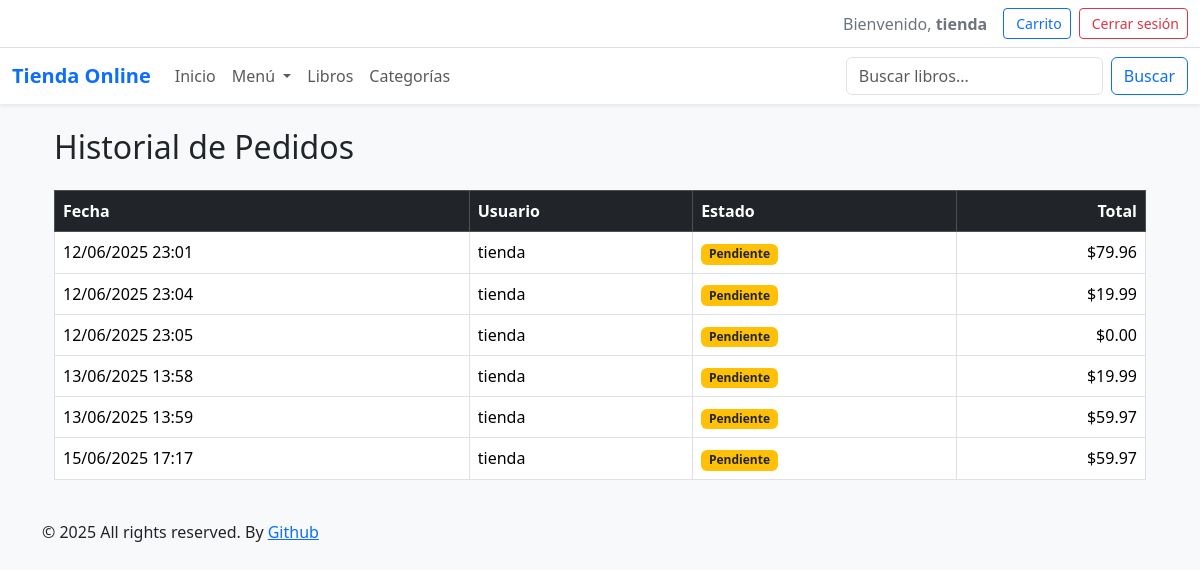
Screenshot of /ventas/historial/ (signed in) with the database file from the repository.
### ventas/models.py (models this page shows, shortened)
class Pedido(models.Model):
    usuario = models.ForeignKey(User, on_delete=models.CASCADE)  # Relación con el usuario
    creado_en = models.DateTimeField(auto_now_add=True)  # Fecha de creación
    estado = models.CharField(max_length=20, default='pendiente')  # Ej: 'pendiente', 'completado', 'cancelado'
    total = models.DecimalField(max_digits=10, decimal_places=2, default=0)  # Total del pedido

### ventas/views.py (the view)
# urls.py: path('historial/', views.historial,name='historial'),
@login_required
def historial(request):
    pedidos = Pedido.objects.filter(usuario=request.user)
    return render(request,'ventas/historial.html',{'pedidos':pedidos})

### templates/ventas/historial.html (shortened to what this page needs)
{% extends 'base/base.html' %}
{% block content %}
<div class="container mt-4">
    <h2 class="mb-4">Historial de Pedidos</h2>
    <div class="table-responsive">
        <table class="table table-hover table-bordered">
            <thead class="table-dark">
                <tr>
                    <th scope="col">Fecha</th>
                    <th scope="col">Usuario</th>
                    <th scope="col">Estado</th>
                    <th scope="col" class="text-end">Total</th>
                </tr>
            </thead>
            <tbody>
                {% for pedido in pedidos %}
                <tr onclick="window.location='{% url 'ventas:detalle_pedido' pedido.id %}';"
                    style="cursor: pointer;"
                    class="hover-row">
                    <td>{{ pedido.creado_en|date:"d/m/Y H:i" }}</td>
                    <td>{{ pedido.usuario }}</td>
                    <td>
                        <span class="badge
                            {% if pedido.estado == 'completado' %}bg-success
                            {% elif pedido.estado == 'pendiente' %}bg-warning text-dark
                            {% elif pedido.estado == 'cancelado' %}bg-danger
                            {% else %}bg-secondary{% endif %}">
                            {{ pedido.estado|title }}
                        </span>
                    </td>
                    <td class="text-end">${{ pedido.total|floatformat:2 }}</td>
                </tr>
                {% empty %}
                <tr>
                    <td colspan="4" class="text-center">No hay pedidos registrados</td>
                </tr>
                {% endfor %}
            </tbody>
        </table>
    </div>
</div>
{% endblock %}

### templates/base/includes/header.html (shortened to what this page needs)
<body data-bs-spy="scroll" data-bs-target="#header" tabindex="0" class="bg-light">
  <div id="header-wrap">
    <div class="py-2 bg-white border-bottom shadow-sm">
      <div class="container-fluid">
        <div class="row">
          <div class="col-md-6 offset-md-6 d-flex justify-content-end align-items-center">
            {% if user.is_authenticated %}
              <span class="me-3 text-secondary">
                Bienvenido, <strong>{{ user.username }}</strong>
              </span>
              <a href="{% url 'ventas:ver_carrito' %}" class="btn btn-outline-primary btn-sm me-2">
                 Carrito
              </a>
              <form action="{% url 'logout' %}" method="post" class="d-inline">
                <button type="submit" class="btn btn-outline-danger btn-sm">
                   Cerrar sesión
                </button>
              </form>
            {% endif %}
          </div>
        </div>
      </div>
    </div>
    <header id="header">
      <nav class="navbar navbar-expand-lg navbar-light bg-white shadow-sm">
        <div class="container-fluid">
          <a class="navbar-brand fw-bold text-primary" href="{% url 'inicio' %}">Tienda Online</a>
          <div class="collapse navbar-collapse" id="navbarSupportedContent">
            <ul class="navbar-nav me-auto mb-2 mb-lg-0">
              <li class="nav-item">
                <a href="{% url 'inicio' %}"
                  class="nav-link {% if request.resolver_match.url_name == 'inicio' %}active{% endif %}">
                  Inicio
                </a>
              </li>
              {% if user.is_authenticated %}
              <li class="nav-item dropdown">
                <a class="nav-link dropdown-toggle" href="#" role="button" data-bs-toggle="dropdown"
                  aria-expanded="false">
                  Menú
                </a>
              </li>
              {% endif %}
              <li class="nav-item">
                <a href="{% url 'libros:lista' %}"
                  class="nav-link {% if request.resolver_match.url_name == 'libros:lista' %}active{% endif %}">
                  Libros
                </a>
              </li>
              <li class="nav-item">
                <a href="{% url 'libros:lista_categorias' %}"
                  class="nav-link {% if request.resolver_match.url_name == 'libros:lista_categorias' %}active{% endif %}">
                  Categorías
                </a>
              </li>
            </ul>
            <form class="d-flex" method="get" action="{% url 'libros:buscar_libros' %}">
              <input class="form-control me-2" type="search" name="q" placeholder="Buscar libros..."
                aria-label="Buscar libros">
              <button class="btn btn-outline-primary" type="submit">Buscar</button>
            </form>
          </div>
        </div>
      </nav>
    </header>
  </div>
</body>

### rows the page displays
Pedido: creado_en "12/06/2025 23:01", usuario "tienda", estado "Pendiente", total "79.96"
Pedido: creado_en "12/06/2025 23:04", usuario "tienda", estado "Pendiente", total "19.99"
Pedido: creado_en "12/06/2025 23:05", usuario "tienda", estado "Pendiente", total "0.00"
Pedido: creado_en "13/06/2025 13:58", usuario "tienda", estado "Pendiente", total "19.99"
Pedido: creado_en "13/06/2025 13:59", usuario "tienda", estado "Pendiente", total "59.97"
Pedido: creado_en "15/06/2025 17:17", usuario "tienda", estado "Pendiente", total "59.97"

### other values shown
{{ user.username }} "tienda"
